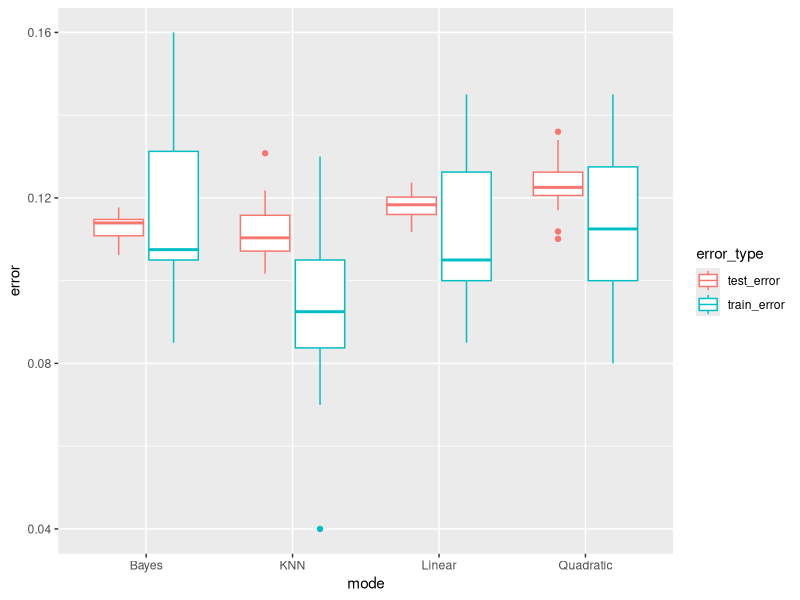

Generate this figure with R:
## ---- chunk 1
knitr::opts_chunk$set(echo = TRUE)
## ---- chunk 2
library(ggplot2)
library(class)
set.seed(3539)


# coding 2: https://liangfgithub.github.io/S21/Coding2_SampleCode_S21.nb.html

CSIZE = 10;       # number of centers
P = 2;      

s = 1;      # sd for generating the centers within each class                    
m1 = matrix(rnorm(CSIZE*P), CSIZE, P)*s + cbind( rep(1,CSIZE), rep(0,CSIZE));
m0 = matrix(rnorm(CSIZE*P), CSIZE, P)*s + cbind( rep(0,CSIZE), rep(1,CSIZE));


generate_data = function(n=100, testing=FALSE){
  # Randomly allocate the n samples for class 1  to the 10 clusters
  id1 = sample(1:CSIZE, n, replace = TRUE);
  # Randomly allocate the n samples for class 1 to the 10 clusters
  id0 = sample(1:CSIZE, n, replace = TRUE);  
  
  s= sqrt(1/5);                               # sd for generating x. 
  
  traindata = matrix(rnorm(2*n*P), 2*n, P)*s + rbind(m1[id1,], m0[id0,])
  df_train = data.frame(traindata)
  colnames(df_train) = c('X1', 'X2')
  df_train[,'y_true_value'] = c(rep(1,n), rep(0,n))
  return (df_train)
}

## ---- chunk 3

cal_error_rate = function(true_value, estimated_value){
  df_ = data.frame(true_value=true_value, estimated_value=estimated_value)
  return(sum(abs(df_['true_value'] != df_['estimated_value'])) / length(true_value))
}
## ---- chunk 4

quadratic_formula = y_true_value ~ X1 + X2 + I(X1^2) + I(X2^2) + I(X1*X2)

get_lm_model_error_rate = function(df_train, df_test, formula=y_true_value ~ X1 + X2){
  lm_model = lm(formula = formula, data = df_train)
  
  y_result = predict(lm_model, newdata = df_test)
  y_result[y_result >= 0.5] = 1
  y_result[y_result < 0.5] = 0
  df_test['estimated_value'] = y_result
  
  true_value = df_test[,'y_true_value']
  estimated_value = df_test[,'estimated_value']
  
  return(cal_error_rate(true_value, estimated_value))
  
}

## ---- chunk 5


get_knn_cv_error = function(df_train, K){
  
  # from TA:
  # How to compute the 10-fold CV error with a particular K value? First, divide the training data equally into ten folds, then compute the prediction error on each fold, 
  # using the KNN classifier trained based on the other nine folds.
  # Specially, in the code below, I set K = 3 and loop over runId = 1:10 to compute the CV error. For example, when runId = 3, we find the indices of samples in the 3rd fold (stored in testSetIndex), 
  # then train a KNN model without data in testSetIndex and finally form prediction on data in testSetIndex.
  
  dataSet = df_train  ## 200-by-3 training data
  foldNum = 10
  # K = 20
  foldSize = floor(nrow(dataSet)/foldNum)  
  error = 0
  for(runId in 1:foldNum){
    testSetIndex = ((runId-1)*foldSize + 1):(ifelse(runId == foldNum, nrow(dataSet), runId*foldSize))
    trainX = dataSet[-testSetIndex, c('X1', 'X2')]
    trainY = dataSet[-testSetIndex, ]$y_true_value
    testX = dataSet[testSetIndex, c('X1' , 'X2')]
    testY = dataSet[testSetIndex, ]$y_true_value
    predictY = knn(trainX, testX, trainY, K)
    error = error + sum(predictY != testY) 
  }
  error = error / nrow(dataSet)
  
  return(error) 
}

chose_K_for_KNN = function(df_train, foldNum=10){
  
  foldSize = floor(nrow(df_train)/foldNum)
  KVector = seq(1, (nrow(df_train) - foldSize), 2)
  
  K_chosen = 0
  error = NULL
  for (K in KVector){
    error_ = get_knn_cv_error(df_train, K)
    # print(c(K, error_))
    if (is.null(error) || (error_ <= error)){
      error = error_
      K_chosen = K
    }
  }
  return(K_chosen)
}


get_knn_error = function(df_train, df_test, K_chosen){
  estimated_value = knn(df_train[, c('X1', 'X2')], df_test[, c('X1', 'X2')], df_train[, 'y_true_value'], K_chosen)
  return(cal_error_rate(df_test[, 'y_true_value'], estimated_value))
  
}

## ---- chunk 6


mixnorm = function(x, centers0, centers1, s){
  ## return the density ratio for a point x, where each 
  ## density is a mixture of normal with multiple components
  d1 = sum(exp(-apply((t(centers1) - x)^2, 2, sum) / (2 * s^2)))
  d0 = sum(exp(-apply((t(centers0) - x)^2, 2, sum) / (2 * s^2)))
  return (d1 / d0)
}

get_bayes_error = function(df_test, centers1=c(1,0), centers0=c(0,1)){
  
  list_bayes_rule = c()
  for (i in seq(1, dim(df_test)[1])){
    list_bayes_rule = append(list_bayes_rule, 
                             mixnorm(c(df_test[i, 'X1'], df_test[i, 'X2']), 
                                     centers1=m1, 
                                     centers0=m0,
                                     s=s)
                             )
  }
  
  
  list_bayes_rule[list_bayes_rule >= 1] = 1
  list_bayes_rule[list_bayes_rule < 1] = 0
  
  return(cal_error_rate(df_test[, 'y_true_value'], list_bayes_rule))
  
}
## ---- chunk 7

df_error_wide = data.frame()
list_k_chosen = c()
for (i in seq(1, 20)){
  
  df_train= generate_data(100)
  df_test = generate_data(5000)
  
  get_lm_model_error_rate(df_train, df_train)
  get_lm_model_error_rate(df_train, df_train, formula=quadratic_formula)
  
  error_bayes = c(
    train_error = get_bayes_error(df_train, centers1=c(1,0), centers0=c(0,1)),
    test_error = get_bayes_error(df_test, centers1=NULL, centers0=NULL),
    mode = 'Bayes'
  )
  
  error_linear = c(
    train_error = get_lm_model_error_rate(df_train, df_train),
    test_error = get_lm_model_error_rate(df_train, df_test),
    mode = 'Linear'
  )
  
  error_quadratic = c(
    train_error = get_lm_model_error_rate(df_train, df_train, formula=quadratic_formula),
    test_error = get_lm_model_error_rate(df_train, df_test, formula=quadratic_formula),
    mode = 'Quadratic'
  )

  K_chosen = chose_K_for_KNN(df_train)
  
  error_KNN = c(
    train_error = get_knn_error(df_train, df_train, K_chosen),
    test_error = get_knn_error(df_train, df_test, K_chosen),
    mode = 'KNN'
  )
  list_k_chosen = append(list_k_chosen, K_chosen)
  
  df_ = rbind(
    error_bayes,
    error_linear,
    error_quadratic,
    error_KNN
  )
  
  df_error_wide = rbind(df_error_wide, df_)
}


df_error_wide[,'train_error'] = as.numeric(df_error_wide[,'train_error'])
df_error_wide[,'test_error'] = as.numeric(df_error_wide[,'test_error'])

df_test_error = df_error_wide[,c('test_error', 'mode')]
df_train_error = df_error_wide[,c('train_error', 'mode')]

df_test_error[, 'error_type'] = 'test_error'
df_train_error[, 'error_type'] = 'train_error'

colnames(df_test_error)[1] = 'error'
colnames(df_train_error)[1] = 'error'

df_error = rbind(df_train_error, df_test_error)

ggplot(df_error) + geom_boxplot(mapping = aes(y = error, x=mode, color=error_type))

## ---- chunk 8
# mean
mean(list_k_chosen)
# sd
sd(list_k_chosen)
